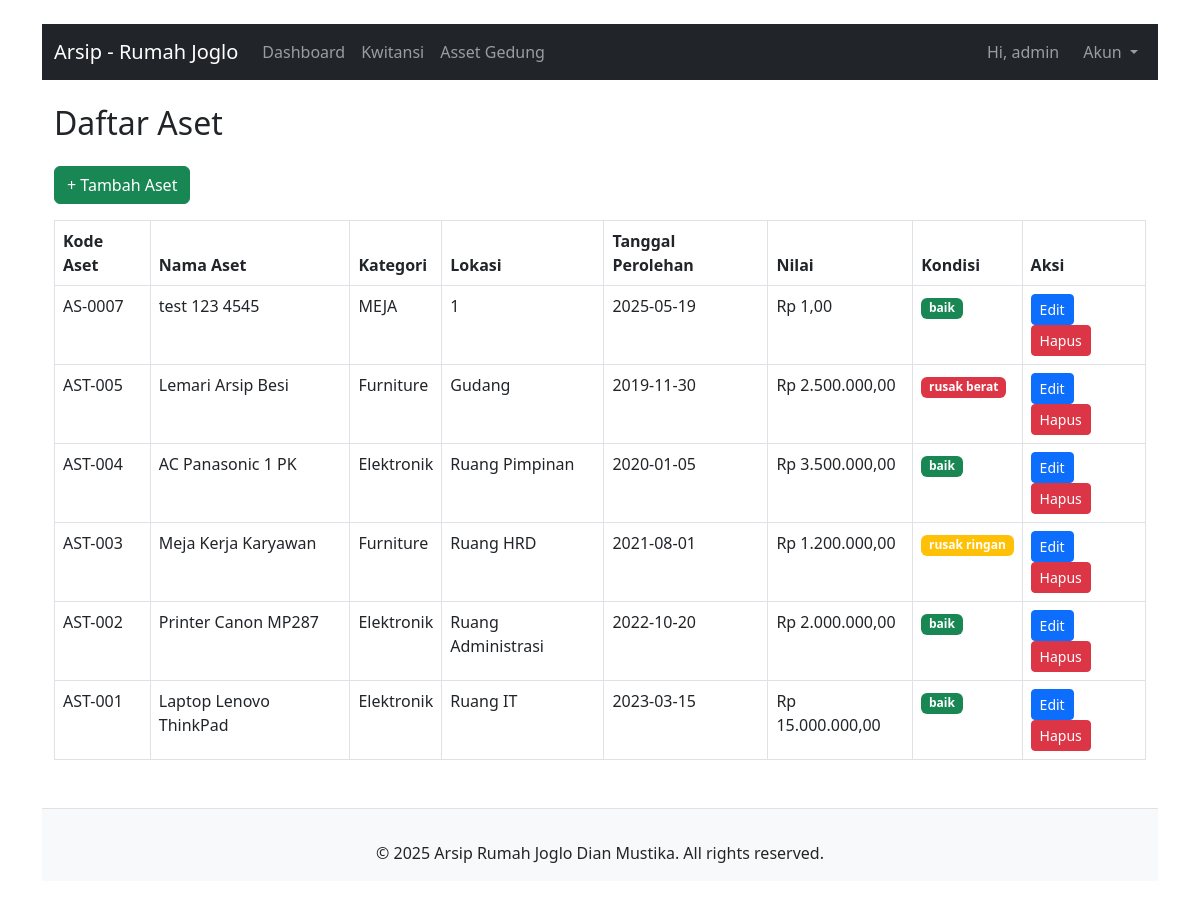
Screenshot of /asset.php (signed in) with the database file from the repository.
### tables this page shows
CREATE TABLE `aset` (
  `id` int NOT NULL AUTO_INCREMENT,
  `kode_aset` varchar(50) NOT NULL,
  `nama_aset` varchar(100) NOT NULL,
  `kategori` varchar(50) NOT NULL,
  `lokasi` varchar(100) NOT NULL,
  `tanggal_perolehan` date NOT NULL,
  `nilai_perolehan` decimal(15,2) NOT NULL,
  `kondisi` enum('baik','rusak ringan','rusak berat') DEFAULT 'baik',
  `keterangan` text,
  PRIMARY KEY (`id`),
  UNIQUE KEY `kode_aset` (`kode_aset`)
);

### asset.php (the view, shortened to what this page needs)
<?php include 'db.php';
require 'header.php';
?>
<!DOCTYPE html>
<html>
<head>
    <link href="https://cdn.jsdelivr.net/npm/bootstrap@5.3.0/dist/css/bootstrap.min.css" rel="stylesheet">
</head>
<body class="container py-4">
    <h2 class="mb-4">Daftar Aset</h2>
    <a href="asset_tambah.php" class="btn btn-success mb-3">+ Tambah Aset</a>
    <table class="table table-bordered">
        <thead>
            <tr>
                <th>Kode Aset</th>
                <th>Nama Aset</th>
                <th>Kategori</th>
                <th>Lokasi</th>
                <th>Tanggal Perolehan</th>
                <th>Nilai</th>
                <th>Kondisi</th>
                <th>Aksi</th>
            </tr>
        </thead>
        <tbody>
            <?php
            $query = mysqli_query($koneksi, "SELECT * FROM aset ORDER BY id DESC");
            while ($data = mysqli_fetch_assoc($query)) {
                echo "<tr>
                    <td>{$data['kode_aset']}</td>
                    <td>{$data['nama_aset']}</td>
                    <td>{$data['kategori']}</td>
                    <td>{$data['lokasi']}</td>
                    <td>{$data['tanggal_perolehan']}</td>
                    <td>Rp " . number_format($data['nilai_perolehan'], 2, ',', '.') . "</td>
                    <td><span class='badge bg-" .
                        ($data['kondisi'] == 'baik' ? 'success' : ($data['kondisi'] == 'rusak ringan' ? 'warning' : 'danger')) .
                        "'>{$data['kondisi']}</span></td>
                    <td>
                        <a href='asset_edit.php?id={$data['id']}' class='btn btn-sm btn-primary'>Edit</a>
                        <a href='asset_hapus.php?id={$data['id']}' onclick='return confirm(\"Hapus aset ini?\")' class='btn btn-sm btn-danger'>Hapus</a>
                    </td>
                </tr>";
            }
            ?>
        </tbody>
    </table>
</body>
</html>
<?php require 'footer.php'; ?>

### rows the page displays
aset: kode_aset "AS-0007", nama_aset "test 123 4545", kategori "MEJA", lokasi "1", tanggal_perolehan "2025-05-19", nilai_perolehan "1,00", kondisi "baik"
aset: kode_aset "AST-005", nama_aset "Lemari Arsip Besi", kategori "Furniture", lokasi "Gudang", tanggal_perolehan "2019-11-30", nilai_perolehan "2.500.000,00", kondisi "rusak berat"
aset: kode_aset "AST-004", nama_aset "AC Panasonic 1 PK", kategori "Elektronik", lokasi "Ruang Pimpinan", tanggal_perolehan "2020-01-05", nilai_perolehan "3.500.000,00", kondisi "baik"
aset: kode_aset "AST-003", nama_aset "Meja Kerja Karyawan", kategori "Furniture", lokasi "Ruang HRD", tanggal_perolehan "2021-08-01", nilai_perolehan "1.200.000,00", kondisi "rusak ringan"
aset: kode_aset "AST-002", nama_aset "Printer Canon MP287", kategori "Elektronik", lokasi "Ruang Administrasi", tanggal_perolehan "2022-10-20", nilai_perolehan "2.000.000,00", kondisi "baik"
aset: kode_aset "AST-001", nama_aset "Laptop Lenovo ThinkPad", kategori "Elektronik", lokasi "Ruang IT", tanggal_perolehan "2023-03-15", nilai_perolehan "15.000.000,00", kondisi "baik"

### other values shown
$_SESSION['username'] "admin"
